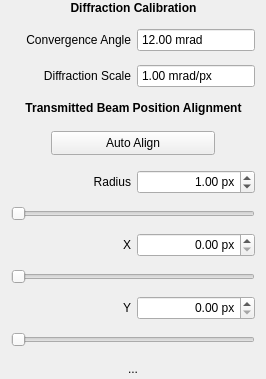
        <widget class="QWidget" name="AlignmentTab">
         <layout class="QGridLayout" name="gridLayout_4">
          <property name="topMargin">
           <number>0</number>
          </property>
          <property name="bottomMargin">
           <number>0</number>
          </property>
          <property name="verticalSpacing">
           <number>12</number>
          </property>
          <item row="1" column="1">
           <widget class="QLabel" name="AlphaLabel">
            <property name="text">
             <string>Convergence Angle</string>
            </property>
            <property name="alignment">
             <set>Qt::AlignRight|Qt::AlignTrailing|Qt::AlignVCenter</set>
            </property>
           </widget>
          </item>
          <item row="9" column="0" colspan="4">
           <widget class="QDoubleSlider" name="TBX">
            <property name="maximum">
             <number>100</number>
            </property>
            <property name="singleStep">
             <number>1</number>
            </property>
            <property name="orientation">
             <enum>Qt::Horizontal</enum>
            </property>
           </widget>
          </item>
          <item row="11" column="0" colspan="4">
           <widget class="QDoubleSlider" name="TBY">
            <property name="maximum">
             <number>100</number>
            </property>
            <property name="orientation">
             <enum>Qt::Horizontal</enum>
            </property>
           </widget>
          </item>
          <item row="0" column="1" colspan="2">
           <widget class="QLabel" name="DfrnCalibPanel">
            <property name="minimumSize">
             <size>
              <width>0</width>
              <height>16</height>
             </size>
            </property>
            <property name="maximumSize">
             <size>
              <width>16777215</width>
              <height>16</height>
             </size>
            </property>
            <property name="font">
             <font>
              <weight>75</weight>
              <bold>true</bold>
             </font>
            </property>
            <property name="text">
             <string>Diffraction Calibration</string>
            </property>
            <property name="alignment">
             <set>Qt::AlignCenter</set>
            </property>
           </widget>
          </item>
          <item row="10" column="1">
           <widget class="QLabel" name="TBYLabel">
            <property name="text">
             <string>Y</string>
            </property>
            <property name="alignment">
             <set>Qt::AlignRight|Qt::AlignTrailing|Qt::AlignVCenter</set>
            </property>
           </widget>
          </item>
          <item row="2" column="1">
           <widget class="QLabel" name="mradPxLabel">
            <property name="text">
             <string>Diffraction Scale</string>
            </property>
            <property name="alignment">
             <set>Qt::AlignRight|Qt::AlignTrailing|Qt::AlignVCenter</set>
            </property>
           </widget>
          </item>
          <item row="7" column="0" colspan="4">
           <widget class="QDoubleSlider" name="TBR">
            <property name="mouseTracking">
             <bool>false</bool>
            </property>
            <property name="maximum">
             <number>100</number>
            </property>
            <property name="orientation">
             <enum>Qt::Horizontal</enum>
            </property>
           </widget>
          </item>
          <item row="8" column="1">
           <widget class="QLabel" name="TBXLabel">
            <property name="text">
             <string>X</string>
            </property>
            <property name="alignment">
             <set>Qt::AlignRight|Qt::AlignTrailing|Qt::AlignVCenter</set>
            </property>
           </widget>
          </item>
          <item row="6" column="1">
           <widget class="QLabel" name="TBRLabel">
            <property name="text">
             <string>Radius</string>
            </property>
            <property name="alignment">
             <set>Qt::AlignRight|Qt::AlignTrailing|Qt::AlignVCenter</set>
            </property>
           </widget>
          </item>
          <item row="3" column="1" colspan="2">
           <widget class="QLabel" name="TransBeamAlignPanel">
            <property name="minimumSize">
             <size>
              <width>0</width>
              <height>16</height>
             </size>
            </property>
            <property name="maximumSize">
             <size>
              <width>16777215</width>
              <height>16</height>
             </size>
            </property>
            <property name="font">
             <font>
              <weight>75</weight>
              <bold>true</bold>
             </font>
            </property>
            <property name="text">
             <string>Transmitted Beam Position Alignment</string>
            </property>
            <property name="alignment">
             <set>Qt::AlignCenter</set>
            </property>
           </widget>
          </item>
          <item row="12" column="0" colspan="4">
           <layout class="QHBoxLayout" name="AlignmentHelpIconHGrid">
            <item>
             <spacer name="AlignmentHelpIconHSpaceLeft">
              <property name="orientation">
               <enum>Qt::Horizontal</enum>
              </property>
              <property name="sizeHint" stdset="0">
               <size>
                <width>40</width>
                <height>20</height>
               </size>
              </property>
             </spacer>
            </item>
            <item>
             <widget class="QToolButton" name="AlignmentHelpIcon">
              <property name="minimumSize">
               <size>
                <width>0</width>
                <height>16</height>
               </size>
              </property>
              <property name="maximumSize">
               <size>
                <width>16777215</width>
                <height>16</height>
               </size>
              </property>
              <property name="text">
               <string>...</string>
              </property>
              <property name="icon">
               <iconset>
                <normaloff>icons/help.png</normaloff>icons/help.png</iconset>
              </property>
              <property name="autoRaise">
               <bool>true</bool>
              </property>
             </widget>
            </item>
            <item>
             <spacer name="AlignmentHelpIconHSpaceRight">
              <property name="orientation">
               <enum>Qt::Horizontal</enum>
              </property>
              <property name="sizeHint" stdset="0">
               <size>
                <width>40</width>
                <height>20</height>
               </size>
              </property>
             </spacer>
            </item>
           </layout>
          </item>
          <item row="4" column="0" colspan="4">
           <layout class="QHBoxLayout" name="TBAutoAlignHGrid" stretch="1,0,1">
            <property name="spacing">
             <number>0</number>
            </property>
            <property name="sizeConstraint">
             <enum>QLayout::SetMinimumSize</enum>
            </property>
            <property name="topMargin">
             <number>0</number>
            </property>
            <property name="bottomMargin">
             <number>0</number>
            </property>
            <item>
             <spacer name="TBAutoAlignHSpaceLeft">
              <property name="orientation">
               <enum>Qt::Horizontal</enum>
              </property>
              <property name="sizeType">
               <enum>QSizePolicy::Fixed</enum>
              </property>
              <property name="sizeHint" stdset="0">
               <size>
                <width>40</width>
                <height>30</height>
               </size>
              </property>
             </spacer>
            </item>
            <item>
             <widget class="QPushButton" name="TBAutoAlign">
              <property name="minimumSize">
               <size>
                <width>164</width>
                <height>24</height>
               </size>
              </property>
              <property name="maximumSize">
               <size>
                <width>164</width>
                <height>24</height>
               </size>
              </property>
              <property name="baseSize">
               <size>
                <width>164</width>
                <height>24</height>
               </size>
              </property>
              <property name="text">
               <string>Auto Align</string>
              </property>
             </widget>
            </item>
            <item>
             <spacer name="TBAutoAlignHSpaceRight">
              <property name="orientation">
               <enum>Qt::Horizontal</enum>
              </property>
              <property name="sizeType">
               <enum>QSizePolicy::Fixed</enum>
              </property>
              <property name="sizeHint" stdset="0">
               <size>
                <width>40</width>
                <height>30</height>
               </size>
              </property>
             </spacer>
            </item>
           </layout>
          </item>
          <item row="1" column="2" colspan="2">
           <widget class="QDoubleSpinBox" name="Alpha">
            <property name="minimumSize">
             <size>
              <width>0</width>
              <height>24</height>
             </size>
            </property>
            <property name="alignment">
             <set>Qt::AlignLeading|Qt::AlignLeft|Qt::AlignVCenter</set>
            </property>
            <property name="buttonSymbols">
             <enum>QAbstractSpinBox::NoButtons</enum>
            </property>
            <property name="suffix">
             <string> mrad</string>
            </property>
            <property name="value">
             <double>12.000000000000000</double>
            </property>
           </widget>
          </item>
          <item row="2" column="2" colspan="2">
           <widget class="QDoubleSpinBox" name="mradPx">
            <property name="minimumSize">
             <size>
              <width>0</width>
              <height>24</height>
             </size>
            </property>
            <property name="alignment">
             <set>Qt::AlignLeading|Qt::AlignLeft|Qt::AlignVCenter</set>
            </property>
            <property name="buttonSymbols">
             <enum>QAbstractSpinBox::NoButtons</enum>
            </property>
            <property name="suffix">
             <string> mrad/px</string>
            </property>
            <property name="decimals">
             <number>2</number>
            </property>
            <property name="maximum">
             <double>1000.000000000000000</double>
            </property>
            <property name="value">
             <double>1.000000000000000</double>
            </property>
           </widget>
          </item>
          <item row="6" column="2" colspan="2">
           <widget class="QDoubleSpinBox" name="TBR_NF">
            <property name="minimumSize">
             <size>
              <width>0</width>
              <height>24</height>
             </size>
            </property>
            <property name="alignment">
             <set>Qt::AlignRight|Qt::AlignTrailing|Qt::AlignVCenter</set>
            </property>
            <property name="suffix">
             <string> px</string>
            </property>
            <property name="value">
             <double>1.000000000000000</double>
            </property>
           </widget>
          </item>
          <item row="8" column="2" colspan="2">
           <widget class="QDoubleSpinBox" name="TBX_NF">
            <property name="minimumSize">
             <size>
              <width>0</width>
              <height>24</height>
             </size>
            </property>
            <property name="alignment">
             <set>Qt::AlignRight|Qt::AlignTrailing|Qt::AlignVCenter</set>
            </property>
            <property name="suffix">
             <string> px</string>
            </property>
           </widget>
          </item>
          <item row="10" column="2" colspan="2">
           <widget class="QDoubleSpinBox" name="TBY_NF">
            <property name="minimumSize">
             <size>
              <width>0</width>
              <height>24</height>
             </size>
            </property>
            <property name="alignment">
             <set>Qt::AlignRight|Qt::AlignTrailing|Qt::AlignVCenter</set>
            </property>
            <property name="suffix">
             <string> px</string>
            </property>
           </widget>
          </item>
         </layout>
        </widget>
